Frame 1 (no input): blank canvas, image omitted
Frame 60 (no input): blank canvas, image omitted
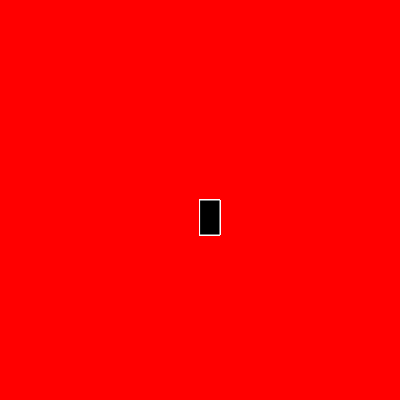
Frame 120 (the mouse pressed at the canvas centre since frame 60)

The p5.js sketch whose frames 1 and 60 were blank and that drew this single picture after the mouse press (run headless with seeded random() and noise() and a simulated clock; from frame 60 on, the mouse is pressed at the canvas centre):

// p5.js sketch
// ── sketch.js
function setup() {
    createCanvas(400, 400);
    background("red");
  }
  
  function draw() {
    stroke("white");
    fill("black")
    
    if(mouseIsPressed){
      rect(mouseX, mouseY, 20, 35);
    }
  }
